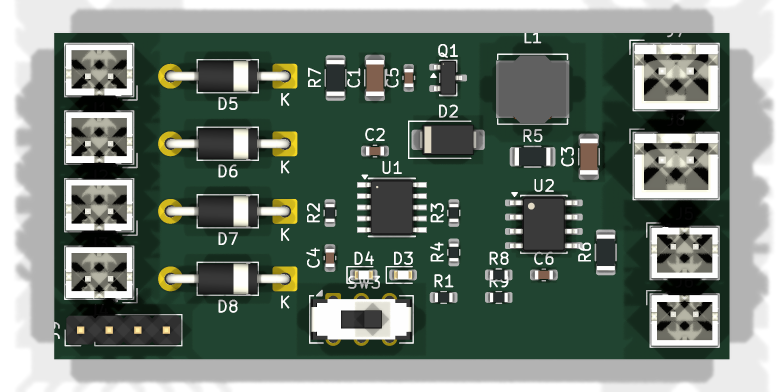
#> input picture docs/images/pcb-top.png, 1568 x 784 px, found by its file name (shown at 1/2 size)
$ python make-diagram.py
#> lines starting #> are read from the running program, lines starting #| are printed output that depends on the picture; after the words box and inside, x2 and y2 are one past the last pixel; in counts of white or black regions, pixels touching at a corner belong together
# Draws docs/images/wiring-diagram.png: the board render with a callout per connector and the
# parts of a SNAP-style solar mesh node wired to them, in the style of the SNAP component map.
# Run with KiCad's Python (has Pillow + numpy) from the repo root, after refreshing pcb-top.png:
#   "C:\Program Files\KiCad\10.0\bin\python.exe" tools/make-diagram.py
import numpy as np
from PIL import Image, ImageDraw, ImageFont

W, H = 2000, 1180
BG = (13, 17, 23)
INK = (230, 237, 243)
DIM = (139, 148, 158)
CYAN, MAGENTA, YELLOW = (0, 229, 255), (255, 64, 200), (255, 214, 0)
ORANGE, GREEN, RED, BLUE = (255, 150, 40), (63, 230, 100), (255, 82, 82), (90, 160, 255)

FONTS = "C:/Windows/Fonts/"
title_font = ImageFont.truetype(FONTS + "seguibl.ttf", 58)
sub_font = ImageFont.truetype(FONTS + "consola.ttf", 22)
box_title = ImageFont.truetype(FONTS + "consolab.ttf", 23)
box_sub = ImageFont.truetype(FONTS + "consola.ttf", 17)
small = ImageFont.truetype(FONTS + "consola.ttf", 16)

BOARD_W_MM, BOARD_H_MM = 56.5, 29.0
# Connector body centres in board mm (from tools/place-pcb.py PLACEMENT)
CONN = {
    "J1": (10.7, 2.85), "J2": (10.7, 9.15), "J3": (10.7, 15.45), "J4": (10.7, 21.75),
    "SW3": (3.75, 14.5),
    "J7": (45.8, 2.85), "J8": (45.8, 9.15), "J5": (45.8, 15.45), "J6": (45.8, 21.75),
    "J9": (52.75, 14.5),
}

img = Image.new("RGB", (W, H), BG)
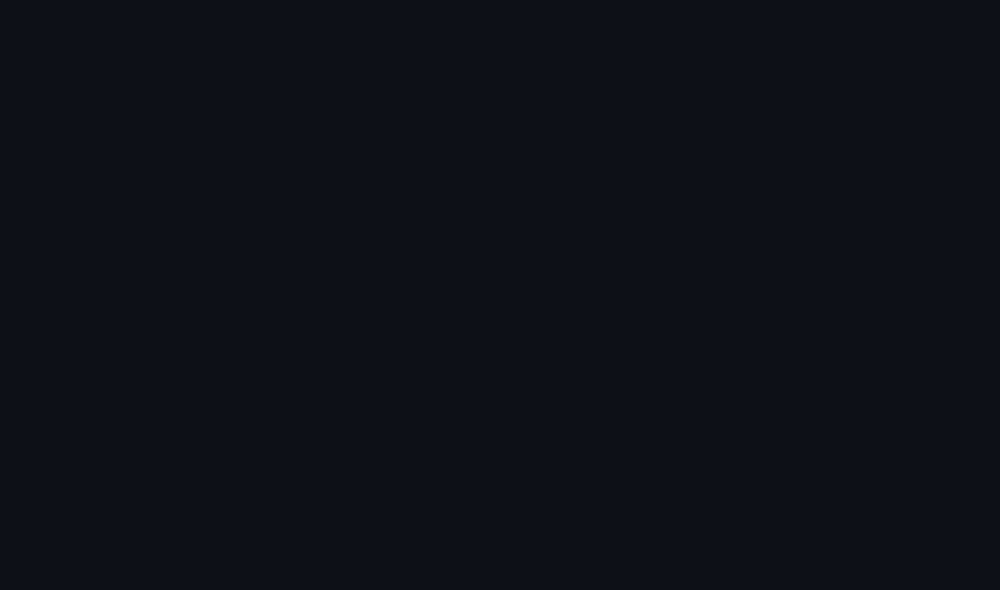
#> img: PIL image 2000x1180 RGB (shown at 1/2 size); mean R, G, B 13, 17, 23
d = ImageDraw.Draw(img)

# Title, in the style of the SNAP component map
d.text((70, 38), "SOLAR NODE  //  CHARGE MODULE", font=title_font, fill=INK)
d.line((70, 112, 980, 112), fill=CYAN, width=4)
d.text((70, 124), "v1.0 · CN3791 MPPT · INA219 · 4 × Micro JST 1.25 solar in · drop-in for SNAP v1.2",
       font=sub_font, fill=MAGENTA)

# Board render: crop to the board itself (non-transparent, non-shadow pixels)
render = Image.open("docs/images/pcb-top.png").convert("RGBA")
#> render is the input picture: PIL image 1568x784 RGBA; mean R, G, B, A 51.1, 63.7, 53.8, 195.4
a = np.asarray(render)
board_px = (a[:, :, 3] > 200) & (a[:, :, 1] > a[:, :, 0] + 8)  # opaque and green-dominant
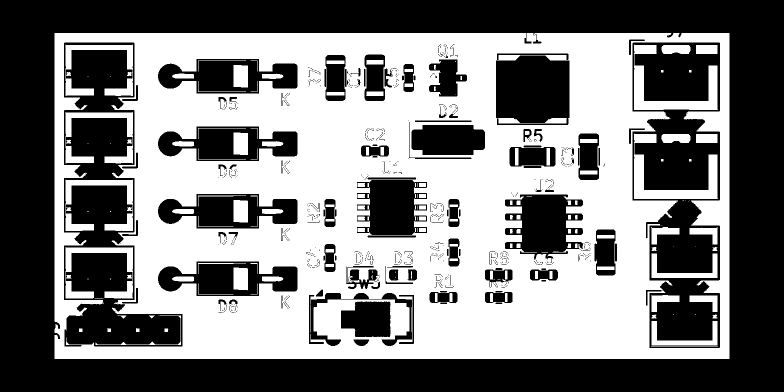
#> board_px: shape (784, 1568) bool (shown at 1/2 size); 49% white; 181 white regions (49 under 20 px), largest, box (x1, y1, x2, y2) and area: (109, 66, 1459, 718) 541031, (1268, 267, 1436, 398) 6532, (1268, 89, 1436, 220) 6481
ys, xs = np.nonzero(board_px)
board = render.crop((xs.min(), ys.min(), xs.max() + 1, ys.max() + 1))
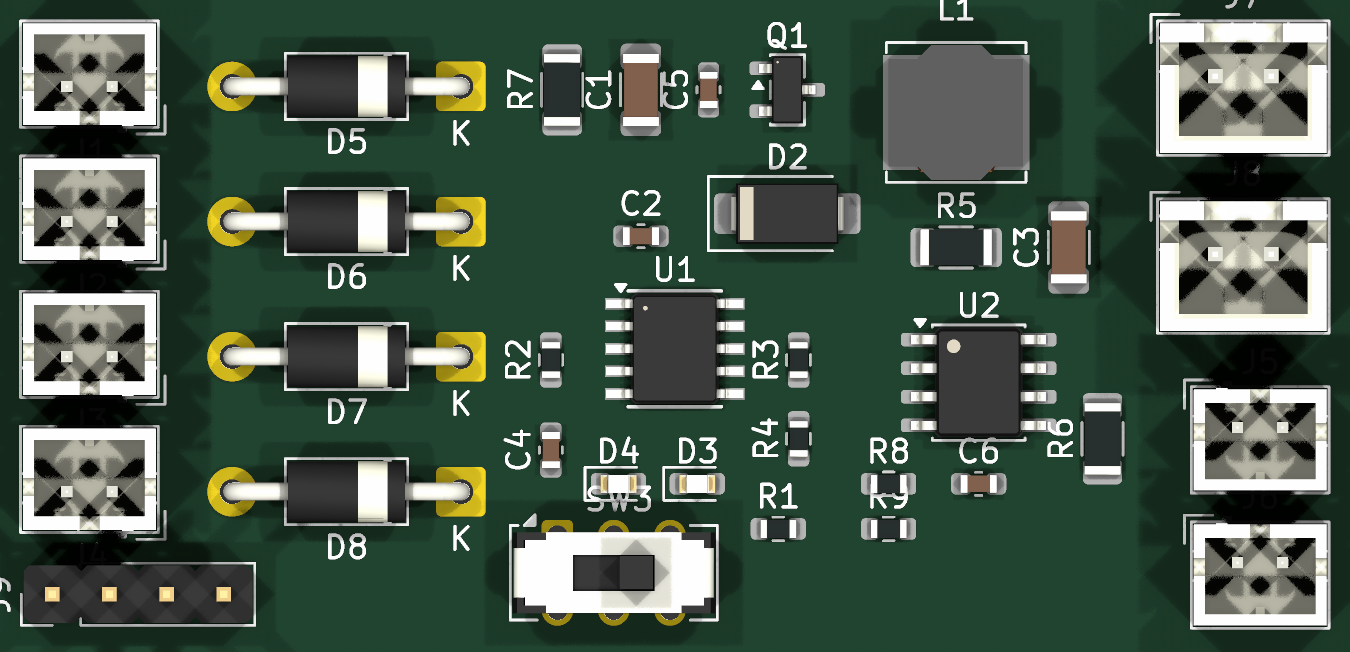
#> board: PIL image 1350x652 RGBA; mean R, G, B, A 71.3, 88.9, 75, 254.8; transparent parts drawn white
BX0, BY0, BW = 560, 390, 860
BH = round(BW * board.height / board.width)
#> BH = 415
board = board.resize((BW, BH), Image.LANCZOS)
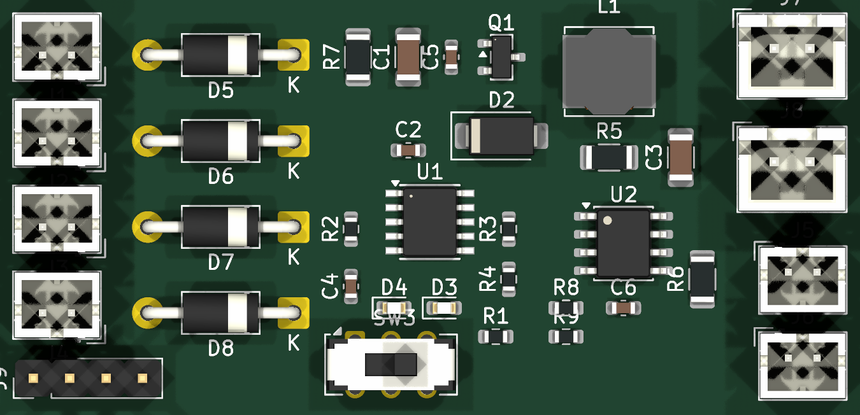
#> board: PIL image 860x415 RGBA; mean R, G, B, A 71.2, 88.7, 74.9, 254.8; transparent parts drawn white
img.paste(board, (BX0, BY0), board)
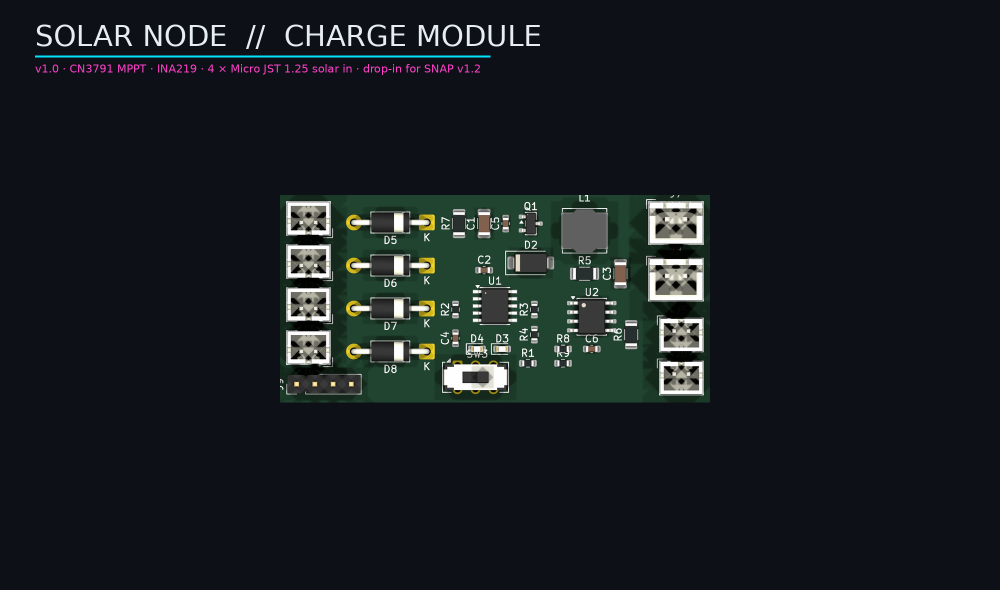
#> img: PIL image 2000x1180 RGB (shown at 1/2 size); mean R, G, B 23.2, 29.4, 32.6
d.rounded_rectangle((BX0 - 14, BY0 - 14, BX0 + BW + 14, BY0 + BH + 14), radius=10, outline=(48, 54, 61), width=2)


def at(ref):
    x, y = CONN[ref]
    return BX0 + x / BOARD_W_MM * BW, BY0 + y / BOARD_H_MM * BH


def callout(ref, box_xy, colour, title, sub, side):
    """Dot on the connector, leader line, and a neon-outlined label box (left or right side)."""
    cx, cy = at(ref)
    bx, by = box_xy
    tw = max(d.textlength(title, font=box_title), d.textlength(sub, font=box_sub))
    bw, bh = tw + 34, 66
    x0 = bx if side == "right" else bx - bw
    anchor = (x0, by + bh / 2) if side == "right" else (x0 + bw, by + bh / 2)
    d.line((cx, cy, anchor[0], anchor[1]), fill=colour, width=3)
    d.ellipse((cx - 7, cy - 7, cx + 7, cy + 7), outline=colour, width=3)
    d.rectangle((x0, by, x0 + bw, by + bh), fill=(18, 23, 31), outline=colour, width=2)
    d.rectangle((x0, by, x0 + 6, by + bh), fill=colour)
    d.text((x0 + 18, by + 8), title, font=box_title, fill=INK)
    d.text((x0 + 18, by + 39), sub, font=box_sub, fill=colour)
    return (x0, by, x0 + bw, by + bh)


def wire(points, colour, width=5):
    d.line(points, fill=colour, width=width, joint="curve")


def panel(x, y, w, h, label):
    """Small polycrystalline panel: dark blue cells on a silver grid."""
    d.rounded_rectangle((x, y, x + w, y + h), radius=6, fill=(26, 44, 92), outline=(170, 180, 195), width=3)
    for i in range(1, 6):
        gx = x + i * w / 6
        d.line((gx, y + 4, gx, y + h - 4), fill=(120, 140, 175), width=1)
    d.line((x + 4, y + h / 2, x + w - 4, y + h / 2), fill=(120, 140, 175), width=1)
    d.line((x + w * 0.5, y + 6, x + w * 0.5, y + h - 6), fill=(200, 205, 215), width=2)
    d.text((x, y + h + 8), label, font=small, fill=DIM)


def switch(x, y, label):
    """Latching panel-mount push switch, seen from the front."""
    d.ellipse((x, y, x + 64, y + 64), fill=(40, 44, 52), outline=(180, 186, 196), width=4)
    d.ellipse((x + 16, y + 16, x + 48, y + 48), fill=(70, 76, 88), outline=ORANGE, width=3)
    d.text((x + 80, y + 20), label, font=small, fill=DIM)


def cell18650(x, y):
    """18650 Li-ion cell lying on its side."""
    d.rounded_rectangle((x, y, x + 230, y + 66), radius=14, fill=(46, 160, 92), outline=(150, 230, 170), width=3)
    d.rectangle((x + 230, y + 18, x + 242, y + 48), fill=(190, 196, 206))
    d.text((x + 22, y + 10), "18650", font=box_title, fill=(10, 30, 18))
    d.text((x + 22, y + 38), "Li-ion 1S · 3.0–4.2 V", font=box_sub, fill=(10, 30, 18))


def node(x, y):
    """Mesh radio node: XIAO nRF52840 on a Wio-SX1262 LoRa board."""
    d.rounded_rectangle((x, y, x + 300, y + 190), radius=10, fill=(20, 40, 70), outline=BLUE, width=3)
    d.rounded_rectangle((x + 24, y + 26, x + 150, y + 120), radius=6, fill=(25, 25, 30), outline=(200, 200, 210), width=2)
    d.text((x + 34, y + 36), "XIAO", font=box_title, fill=INK)
    d.text((x + 34, y + 66), "nRF52840", font=box_sub, fill=DIM)
    d.rounded_rectangle((x + 165, y + 26, x + 280, y + 120), radius=6, fill=(30, 60, 40), outline=(160, 210, 170), width=2)
    d.text((x + 175, y + 36), "Wio-", font=box_title, fill=INK)
    d.text((x + 175, y + 66), "SX1262", font=box_sub, fill=DIM)
    d.line((x + 225, y + 26, x + 225, y - 60), fill=(60, 60, 66), width=10)  # antenna
    d.text((x + 24, y + 132), "Meshtastic / MeshCore", font=box_sub, fill=CYAN)
    d.text((x + 24, y + 156), "BAT pads · I2C SDA/SCL", font=box_sub, fill=DIM)


# Left side: solar panels -> J1..J4, and the INA219 selector switch
panel(50, 250, 190, 104, "5V 200mA · 110×60mm")
panel(50, 430, 190, 104, "5V 200mA · 110×60mm")
solar_box = callout("J2", (520, 600), YELLOW, "SOLAR IN  J1–J4", "up to 4 × 5V panels", "left")
#> in callout, `tw = max(d.textlength(title, font=box_title), d.textlength(sub, font=b..`: tw = 178
#> in callout, `bw, bh = tw + 34, 66`: bw = 212; bh = 66
#> in callout, `x0 = bx if side == "right" else bx - bw`: x0 = 308
#> in callout, `anchor = (x0, by + bh / 2) if side == "right" else (x0 + bw, by + bh /..`: anchor = (520, 633)
#> solar_box = (308, 600, 520, 666)
callout("J1", (520, 250 + 20), YELLOW, "Solar_5V", "own 1N5819WS per input", "left")
for py in (302, 482):
    wire([(240, py), (270, py), (270, 650), (solar_box[0], 650)], RED, 4)
#> this loop made 2 passes
#> py on passes 1 to 2: 302, 482
callout("SW3", (520, 820), MAGENTA, "SW3  SOLAR / BATT", "INA219 measures panel or cell", "left")

# Right side: switches, battery, node
sw_batt = callout("J7", (1480, 200), ORANGE, "SW_BATT  J7", "battery cut-off switch", "right")
#> sw_batt = (1480, 200, 1696.5, 266)
sw_load = callout("J8", (1480, 300), ORANGE, "SW_LOAD  J8", "node power switch", "right")
#> sw_load = (1480, 300, 1674.1, 366)
batt = callout("J5", (1480, 420), GREEN, "BATT  J5", "18650 cell, 0.8 A charge", "right")
#> batt = (1480, 420, 1721.5, 486)
i2c = callout("J9", (1480, 640), CYAN, "I2C  J9", "INA219 @ 0x40 → node", "right")
#> i2c = (1480, 640, 1713.6, 706)
vout = callout("J6", (1480, 750), RED, "VOUT  J6", "battery power to the node", "right")
#> vout = (1480, 750, 1737.7, 816)
switch(1770, 201, "")
switch(1770, 301, "")
wire([(sw_batt[2], 233), (1770, 233)], ORANGE, 4)
wire([(sw_load[2], 333), (1770, 333)], ORANGE, 4)
cell18650(1500, 525)
wire([(1615, batt[3]), (1615, 525)], GREEN, 4)
node(1480, 900)
wire([(i2c[2], 673), (1768, 673), (1768, 900)], CYAN, 5)
wire([(1560, vout[3]), (1560, 900)], RED, 5)

d.text((70, 1130), "Replaces the CN3158 module, discrete Schottky diodes and loose wiring of a SNAP v1.2 build.",
       font=small, fill=DIM)
d.text((W - 300, 1130), "JAISORGADGETS", font=box_title, fill=CYAN)
img.save("docs/images/wiring-diagram.png", optimize=True)
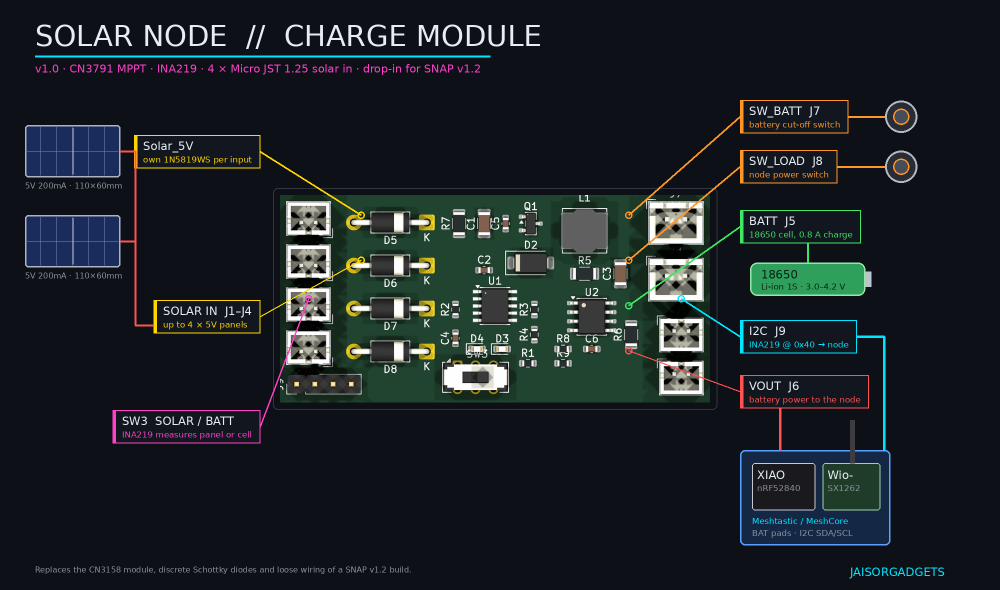
#> saved as wiring-diagram.png: PIL image 2000x1180 RGB (shown at 1/2 size); mean R, G, B 27.8, 34.9, 37.9
print("wrote docs/images/wiring-diagram.png", img.size)
#| wrote docs/images/wiring-diagram.png (2000, 1180)

$ run again, with docs/images/pcb-iso.png copied over docs/images/pcb-top.png
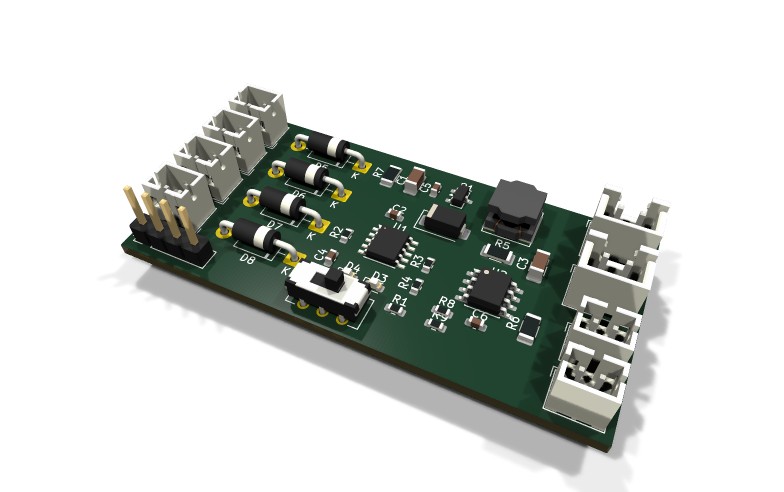
#> input picture docs/images/pcb-iso.png, 1568 x 984 px, found by its file name (shown at 1/2 size)
#> render is the input picture: PIL image 1568x984 RGBA; mean R, G, B, A 21.9, 25.1, 21.7, 72.2
#> `board_px = (a[:, :, 3] > 200) & (a[:, :, 1] > a[:, :, 0] + 8)`:
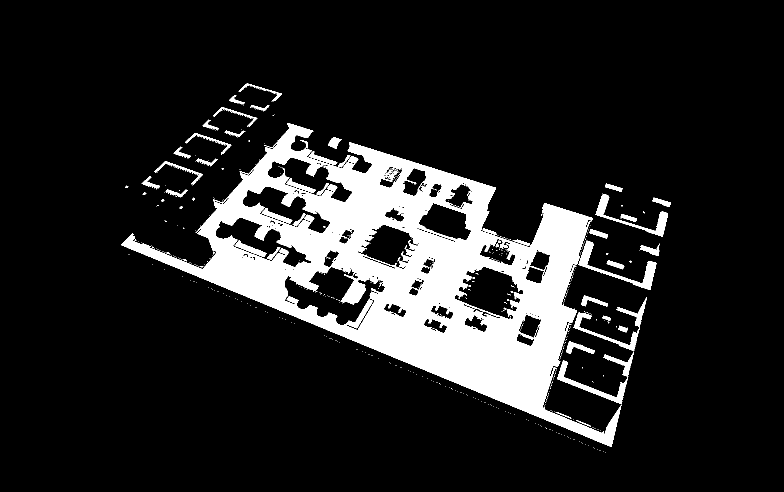
#> board_px: shape (984, 1568) bool (shown at 1/2 size); 13.7% white; 563 white regions (516 under 20 px), largest, box (x1, y1, x2, y2) and area: (242, 246, 1243, 894) 190123, (1114, 703, 1268, 808) 2692, (1157, 481, 1313, 580) 2479
#> tw = 178
#> bw = 212; bh = 66
#> x0 = 308
#> anchor = (520, 633)
#> solar_box = (308, 600, 520, 666)
#> the loop `for py in (302, 482):` made 2 passes
#> py on passes 1 to 2: 302, 482
#> sw_batt = (1480, 200, 1696.5, 266)
#> sw_load = (1480, 300, 1674.1, 366)
#> batt = (1480, 420, 1721.5, 486)
#> i2c = (1480, 640, 1713.6, 706)
#> vout = (1480, 750, 1737.7, 816)
#> `img.save("docs/images/wiring-diagram.png", optimize=True)`:
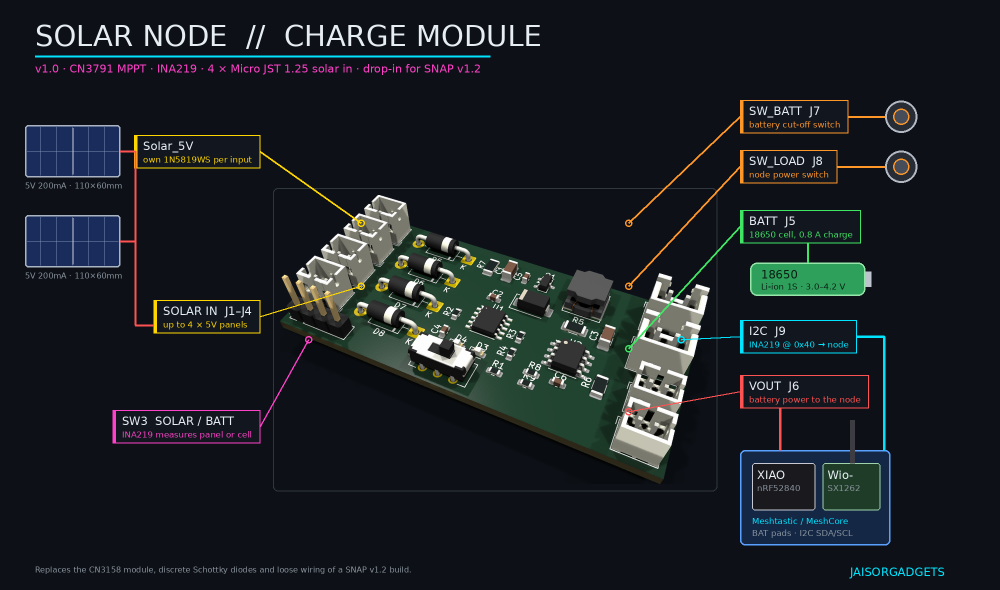
#> saved as wiring-diagram.png: PIL image 2000x1180 RGB (shown at 1/2 size); mean R, G, B 26.3, 32.3, 36.2
#| wrote docs/images/wiring-diagram.png (2000, 1180)
